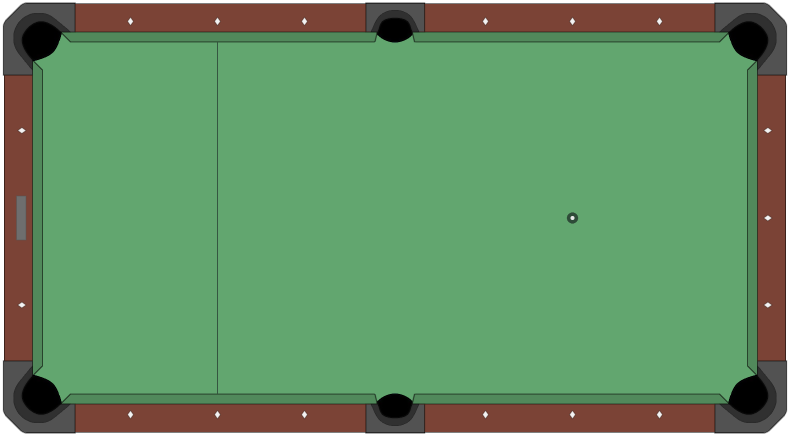
#> input picture Images/American-style_pool_table_diagram_(empty).png, 1579 x 873 px, found by its file name (shown at 1/2 size)
$ python AnmolPoolTableTest.py
#> lines starting #> are read from the running program, lines starting #| are printed output that depends on the picture; pictures that were not available may be replaced by others from this repository, and a replacement may not be noted
import numpy as np
import cv2 as cv
import sys
import os
from matplotlib import pyplot as plt

"""
This code places pictures of pool balls on top of a pool table
"""

directoryPath = r'C:\Users\anmol\Documents\UBC\MECH 4\MECH 423\Labs\Final Project\Mech423\Images';

#Load pool table & pool balls
imgPoolTable = cv.imread(os.path.join(directoryPath,'American-style_pool_table_diagram_(empty).png'))
#> imgPoolTable is the input picture: shape (873, 1579, 3); mean B, G, R 101.6, 145.2, 101.2
imgPoolBalls = cv.imread(os.path.join(directoryPath,'Poolballs.png'))
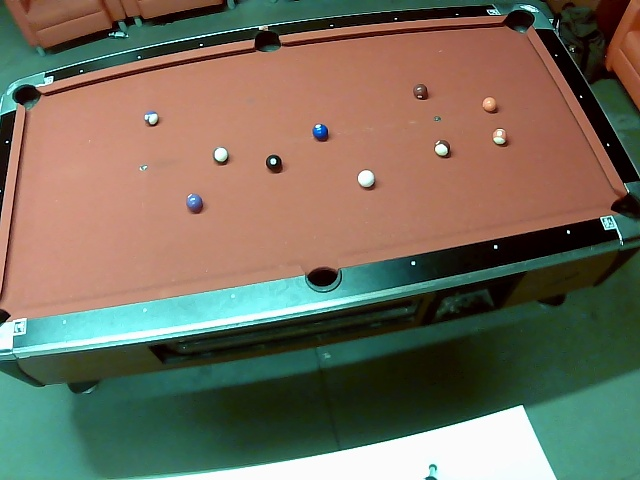
#> input picture captured_image_0.jpg, 640 x 480 px, given in place of Poolballs.png, which was not available
#> imgPoolBalls is the input picture: shape (480, 640, 3); mean B, G, R 92.1, 109.2, 116.9

#Make sure both images succesfully loaded
assert imgPoolTable is not None, "file could not be loaded"
assert imgPoolBalls is not None, "file could not be loaded"

#define region of interest (ROI) at top left corner of pool table size of pool balls img
rows,cols,channels = imgPoolBalls.shape
#> rows = 480; cols = 640; channels = 3
imgPoolBalls = cv.resize(imgPoolBalls, (800,800))
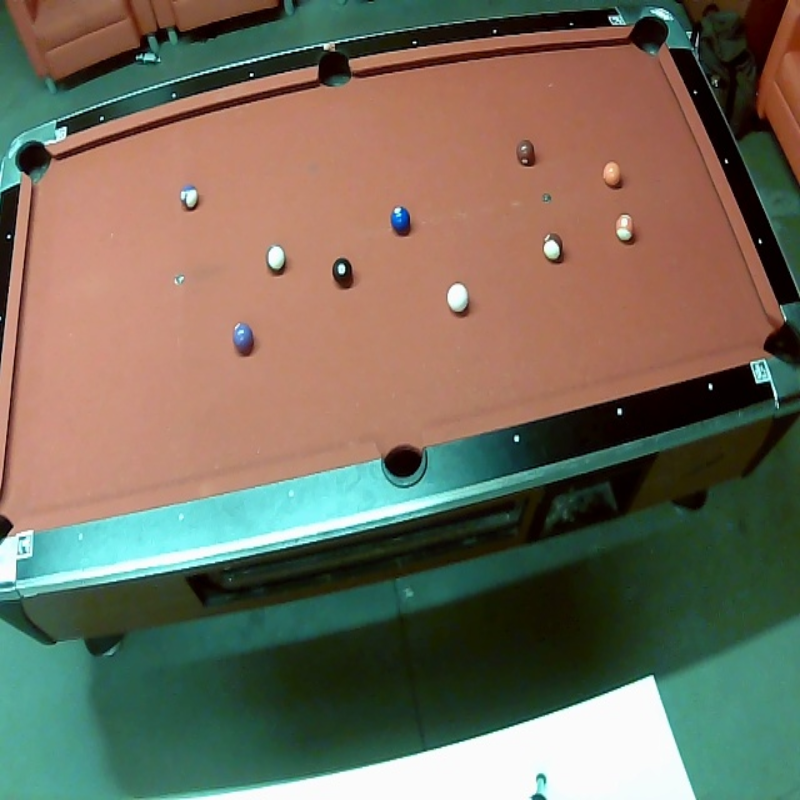
#> imgPoolBalls: shape (800, 800, 3); mean B, G, R 92, 109.1, 116.8
rows,cols,channels = imgPoolBalls.shape
#> rows = 800; cols = 800
roi = imgPoolTable[0:rows,0:cols]
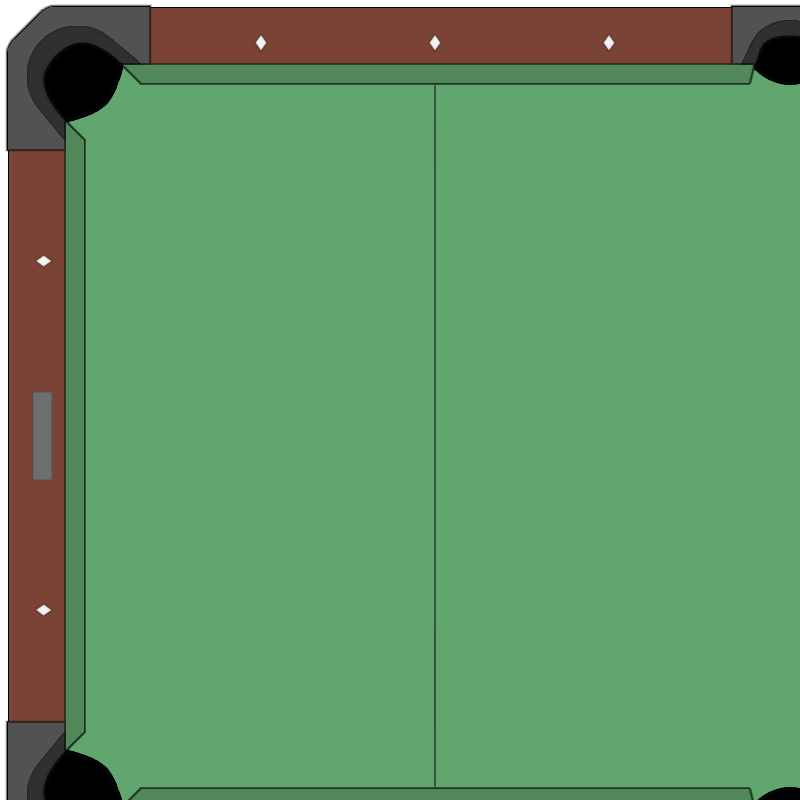
#> roi: shape (800, 800, 3); mean B, G, R 103.6, 150.1, 99.6

#Create mask of image
imgPoolBallsBlue = imgPoolBalls[:,:,0]
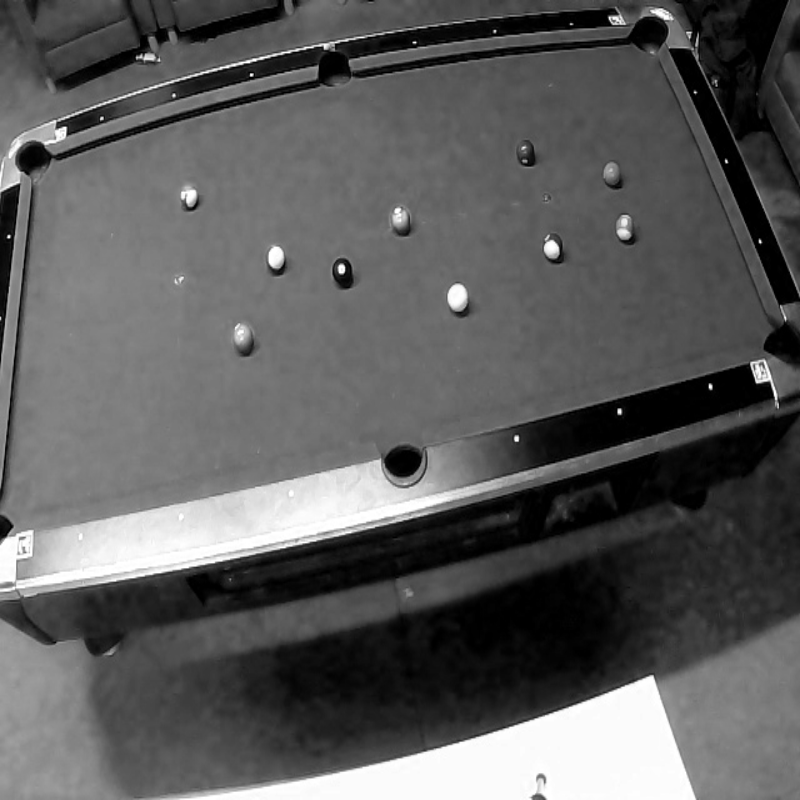
#> imgPoolBallsBlue: shape (800, 800); min 0, max 255, mean 92
imgPoolBallsGreen = imgPoolBalls[:,:,1]
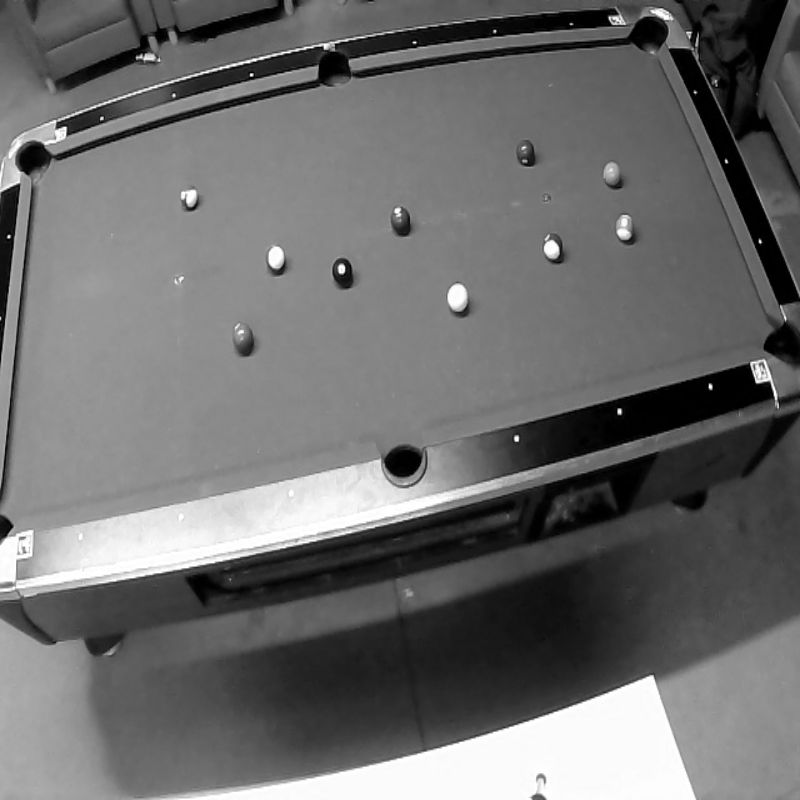
#> imgPoolBallsGreen: shape (800, 800); min 0, max 255, mean 109.1
imgPoolBallsRed = imgPoolBalls[:,:,2]
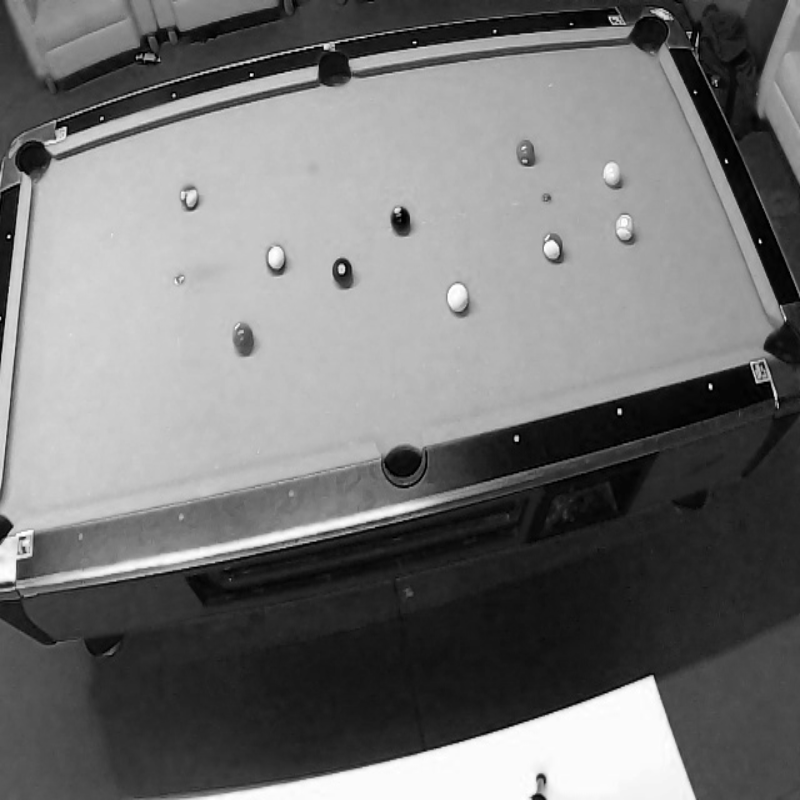
#> imgPoolBallsRed: shape (800, 800); min 0, max 255, mean 116.8
imgPoolBallsHSV = cv.cvtColor(imgPoolBalls,cv.COLOR_BGR2HSV)
#> imgPoolBallsHSV: shape (800, 800, 3); mean H, S, V 37.8, 122.5, 135.6
# Define the range of green in HSV
lower_green = np.array([57, 190, 136])
upper_green = np.array([63, 196, 142])
mask_inv = cv.inRange(imgPoolBallsHSV, lower_green, upper_green)
#> mask_inv: shape (800, 800); every value is 0
mask = cv.bitwise_not(mask_inv)
#> mask: shape (800, 800); every value is 255

# Now black-out the area of logo in ROI
imgPoolTable_bg = cv.bitwise_and(roi,roi,mask = mask_inv)
#> imgPoolTable_bg: shape (800, 800, 3); every value is 0
# Take only region of logo from logo image.
imgPoolBalls_fg = cv.bitwise_and(imgPoolBalls,imgPoolBalls,mask = mask)

#Display an image
dst = cv.add(imgPoolTable_bg,imgPoolBalls_fg)
imgPoolTable[0:rows, 0:cols ] = dst
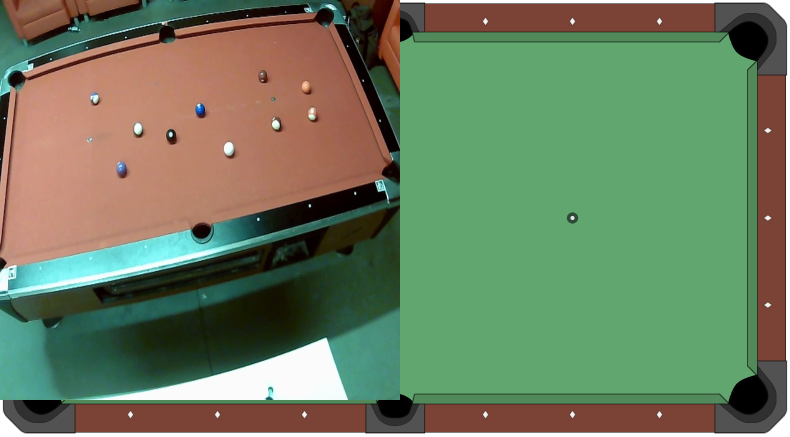
#> imgPoolTable: shape (873, 1579, 3) (shown at 1/2 size); mean B, G, R 96.3, 126.2, 109.2
cv.imshow('res',imgPoolTable)
cv.waitKey(0)
cv.destroyAllWindows()
